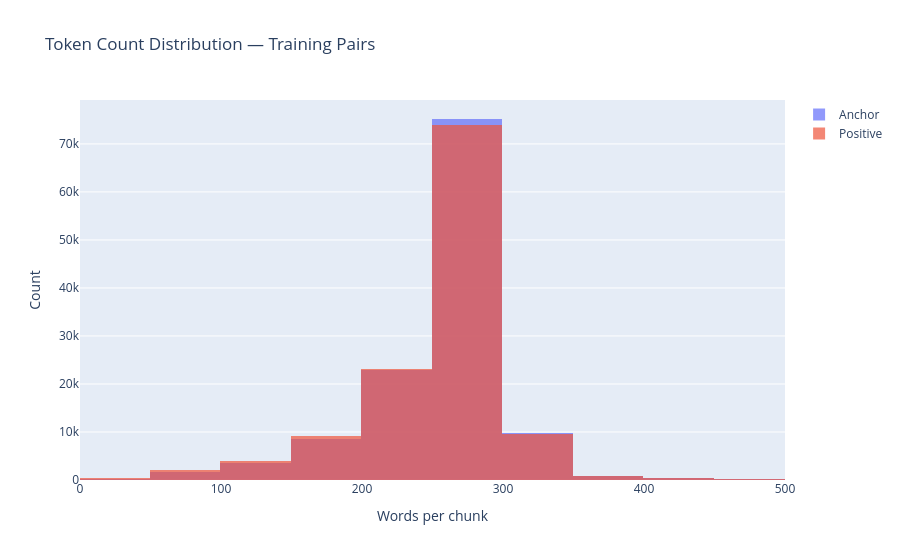

Notebook source saved alongside this figure:
### Markdown cell above
## 1. Training Pair Statistics

### Code cell
fig = go.Figure()
fig.add_trace(go.Histogram(x=anchor_lengths, name="Anchor", opacity=0.7, nbinsx=50))
fig.add_trace(go.Histogram(x=positive_lengths, name="Positive", opacity=0.7, nbinsx=50))
fig.update_layout(
    barmode="overlay",
    title="Token Count Distribution — Training Pairs",
    xaxis_title="Words per chunk",
    yaxis_title="Count",
    xaxis=dict(range=[0, 500]),
)
fig.show()

### Figure 1 — Plotly figure (JSON) as saved in the notebook; plotly's stock layout.template omitted (floating-point values rounded to 4 significant figures; data arrays with more than 128 entries replaced by an {"elided": "..."} marker saying what was removed)
{"data": [{"name": "Anchor", "nbinsx": 50, "opacity": 0.7, "type": "histogram", "x": {"elided": "123967 int values"}}, {"name": "Positive", "nbinsx": 50, "opacity": 0.7, "type": "histogram", "x": {"elided": "123967 int values"}}], "layout": {"barmode": "overlay", "title": {"text": "Token Count Distribution — Training Pairs"}, "xaxis": {"range": [0, 500], "title": {"text": "Words per chunk"}}, "yaxis": {"title": {"text": "Count"}}}}
